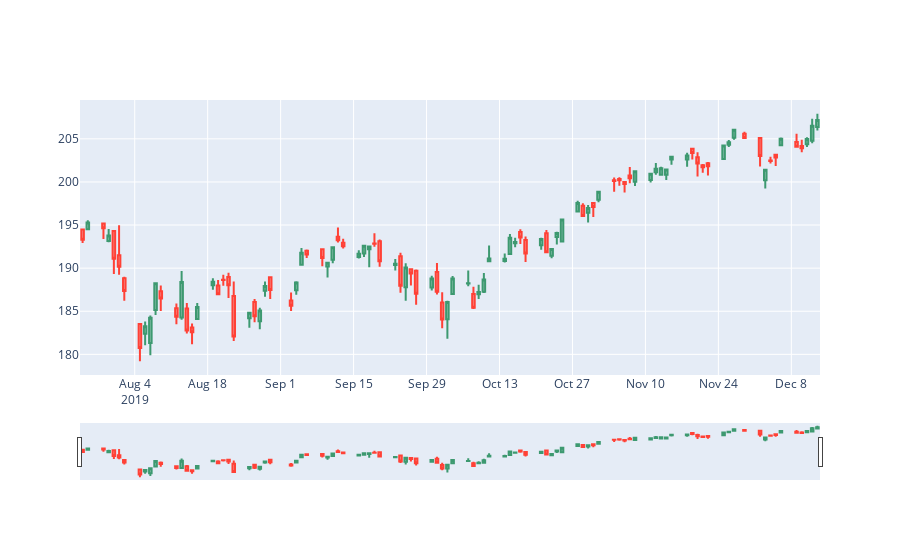

Notebook code cell kept with this figure:
### Code cell
fig = go.Figure(data=[go.Candlestick(x=ts_data['date'],
                open=ts_data['1. open'],
                high=ts_data['2. high'],
                low=ts_data['3. low'],
                close=ts_data['4. close'])])

fig
